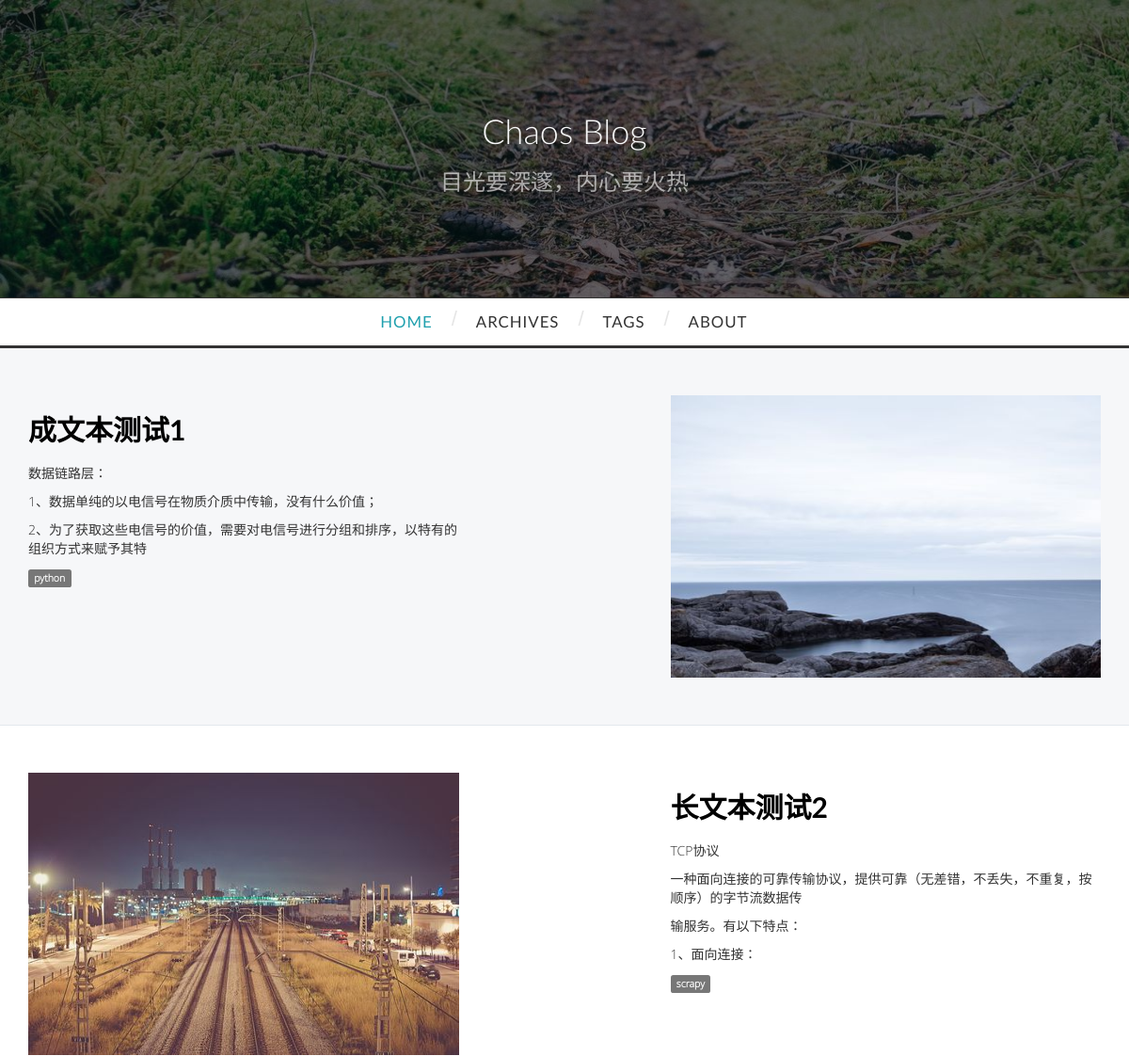
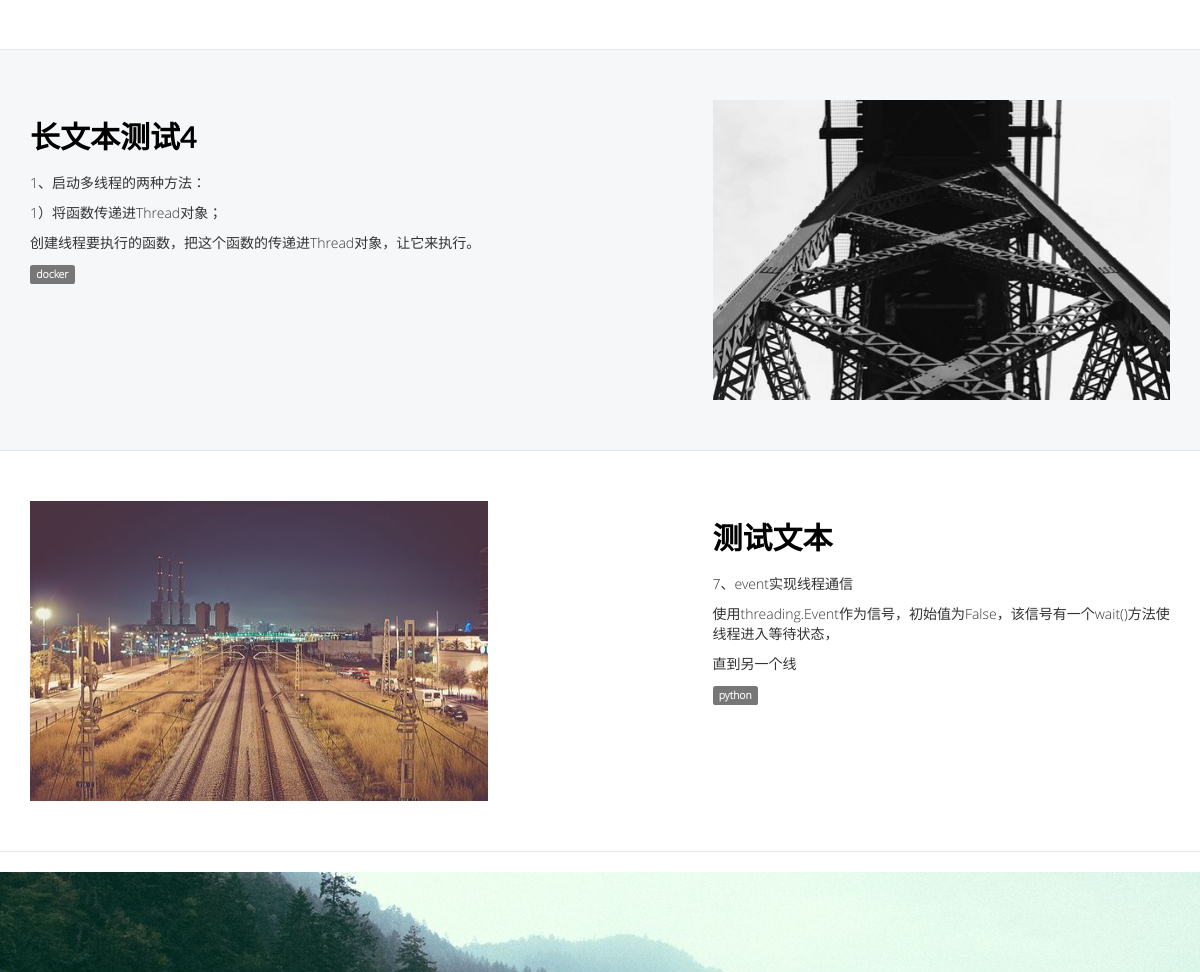
The page / on the database its author committed (2 pictures, top to bottom).
### models/topic.py (models this page shows, shortened)
class Topics(db.Model):
	__tablename__ = 'topics'
	title = db.Column(db.String(50))
	id = db.Column(db.Integer, primary_key=True)
	content = db.Column(db.Text)
	author_id = db.Column(db.Integer)
	tag_id = db.Column(db.Integer, db.ForeignKey('tags.id'))
	pic_url = db.Column(db.String(200))
	createTime = db.Column(db.DateTime)
	def __init__(self):
		self.createTime = datetime.datetime.now()
		self.author_id = '1'

### models/tags.py (models this page shows, shortened)
class Tags(db.Model):
	__tablename__ = 'tags'
	id = db.Column(db.Integer, primary_key=True)
	tag_name = db.Column(db.String(20))
	topic = db.relationship(
		'Topics',
		backref='tag',
		lazy='dynamic',
	)

### view_fun/index.py (the view)
@index_blueprint.route('/',methods=['GET'])
def index():
	topic = Topics()
	topicList = topic.query.order_by('createTime').limit(4)
	path = os.path.join(basedir, 'static/img/randomPic')
	picLs = os.listdir(path)
	ranPicLs = random.sample(picLs, 4)
	for i, p in zip(topicList, ranPicLs):
		i.pic_url = p
	return render_template('index/index.html', topicList=topicList)

### app.py (called while the page is built)
def createApp():
	app = Flask(__name__)
	sysstr = platform.system()
	if sysstr == 'Linux':
		app.config.from_object(ProdConfig)
	else:
		app.config.from_object(DevConfig)
	Bootstrap(app)
	db.init_app(app)
	ckeditor.init_app(app)
	login_opt.init_app(app)
	app.register_blueprint(index)
	app.register_blueprint(admin)
	@app.before_request
	def create_data():
		db.create_all()
	if not app.debug:
		import logging
		from logging.handlers import RotatingFileHandler
		fileHandler = RotatingFileHandler('logfile/Myblog.log', mode='a', maxBytes=1*1024*1024, backupCount=10)
		formatStr = '%(asctime)s %(levelname)s: %(message)s [%(pathname)s:%(lineno)d]'
		logFormate = logging.Formatter(formatStr)
		fileHandler.setFormatter(logFormate)
		app.logger.setLevel(logging.INFO)
		fileHandler.setLevel(logging.INFO)
		app.logger.addHandler(fileHandler)
		app.logger.info('Myblog startup')
	return app

### templates/index/index.html (shortened to what this page needs)
{% extends "base.html" %}
{% block page_content %}
  {{ super() }}
    {% for i in topicList %}
      {% if loop.index in [1, 3] %}
        <div class="content-section-right">
        <div class="container">
          <div class="row">
            <div class="col-lg-5 col-sm-6  center-block">
              <h2 class="section-heading">
                <a href="{{url_for('index.detail', topicId=i.id)}}">{{i.title}}</a>
              </h2>
              <p class="lead">{{i.content[:100]|safe}}</p>
              <span class="label label-default">{{i.tag.tag_name}}</span>
            </div>
            <div class="col-lg-5 col-lg-offset-2 col-sm-6">
              <img class="img-responsive random-image" src="{{url_for('index.picLoad', file=i.pic_url)}}" alt="no pic">
            </div>
          </div>
        </div>
        </div>
      {% else %}
        <div class="content-section-left">
            <div class="container">
              <div class="row">
                <div class="col-lg-5 col-lg-offset-1 col-sm-push-6 col-sm-6">
                  <h2 class="section-heading">
                    <a href="{{url_for('index.detail', topicId=i.id)}}">{{i.title}}</a>
                  </h2>
                  <p class="lead">{{i.content[:100]|safe}}</p>
                  <span class="label label-default">{{i.tag.tag_name}}</span>
                </div>
                <div class="col-lg-5 col-sm-pull-6 col-sm-6">
                  <img class="img-responsive random-image" src="{{url_for('index.picLoad', file=i.pic_url)}}" alt="no pic">
                </div>
              </div>
            </div>
          </div>
      {% endif %}
      {% endfor %}
{% endblock %}

### static/css/picsum.css (style rules this page uses)
body { font-family: "Open Sans","Helvetica Neue",Helvetica,Arial,§-serif !important; }
h1, h2, h3, h4, h5, h6, a { font-family: "Lato","Helvetica Neue",Helvetica,Arial,sans-serif !important; }
p { font-weight: 300 !important; }
.content-section-right { padding: 50px 0; background: hsl(211, 20%, 97%); }
.content-section-left { padding: 50px 0; border-top: 1px solid hsl(211, 20%, 91%); border-bottom: 1px solid hsl(211, 20%, 91%); }
.content-section-left a, .content-section-right a { color: #000; font-weight: 700; }

### static/css/mycss.css (style rules this page uses)
.random-image { width: 600px; height: 300px !important; }
body,button, input, select, textarea,h1 ,h2, h3, h4, h5, h6 { font-family: Microsoft YaHei,'宋体' , Tahoma, Helvetica, Arial, "\5b8b\4f53", sans-serif; }

### rows shown on the page
Topics: title "成文本测试1", content "数据链路层： 1、数据单纯的以电信号在物质介质中传输，没有什么价值； 2、为了获取这些电信号的价值，需要对电信号进行分组和排序，以特有的组织方式来赋予其特", tag.tag_name "python", shows a picture
Topics: title "长文本测试2", content "TCP协议 一种面向连接的可靠传输协议，提供可靠（无差错，不丢失，不重复，按顺序）的字节流数据传 输服务。有以下特点： 1、面向连接：", tag.tag_name "scrapy"
Topics: title "长文本测试4", content "1、启动多线程的两种方法： 1）将函数传递进Thread对象； 创建线程要执行的函数，把这个函数的传递进Thread对象，让它来执行。", tag.tag_name "docker", shows a picture
Topics: title "测试文本", content "7、event实现线程通信 使用threading.Event作为信号，初始值为False，该信号有一个wait()方法使线程进入等待状态， 直到另一个线", tag.tag_name "python"
